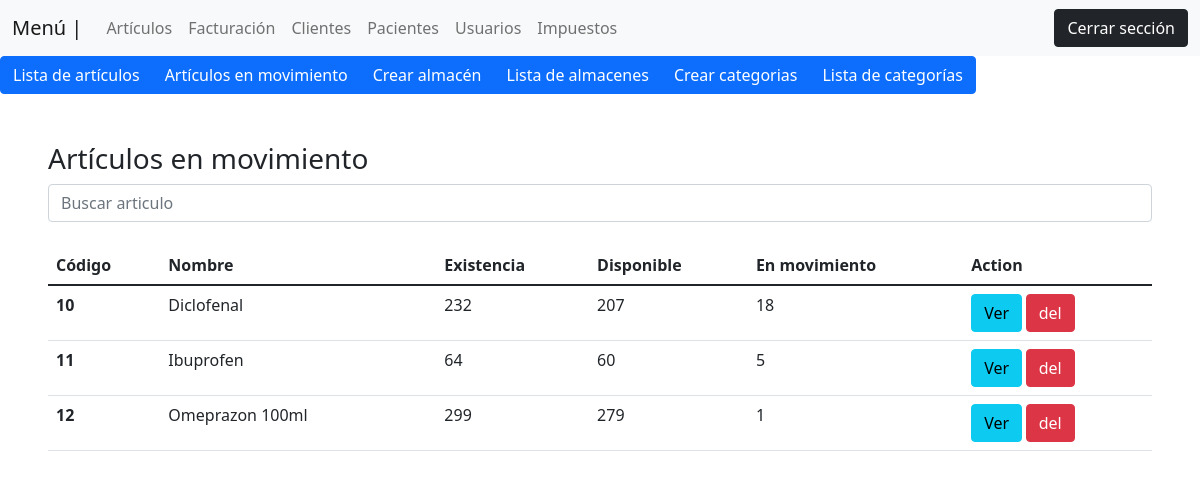
Page /views/articulos_en_movimiento.php (signed in) on the committed database.
### tables this page shows
CREATE TABLE `articulos` (
  `id` int(11) NOT NULL,
  `nombre` varchar(100) NOT NULL,
  `descripcion` text DEFAULT NULL,
  `existencia` float NOT NULL DEFAULT 0,
  `stock` float NOT NULL DEFAULT 0,
  `cantidad_disponible` float NOT NULL DEFAULT 0,
  `cantidad_en_movimiento` int(7) NOT NULL DEFAULT 0,
  `almacen` int(2) DEFAULT NULL,
  `fcc` varchar(100) DEFAULT NULL,
  `fcv` varchar(100) NOT NULL,
  `status` varchar(10) NOT NULL DEFAULT 'Activo',
  `categoria` varchar(100) DEFAULT NULL,
  `precio_compra` float DEFAULT NULL,
  `precio_venta` float NOT NULL,
  `codigo_impuesto` int(2) DEFAULT NULL,
  `casa_productora` varchar(100) DEFAULT NULL,
  `fecha_creacion` timestamp NOT NULL DEFAULT current_timestamp() ON UPDATE current_timestamp(),
  `creado_por` varchar(100) DEFAULT NULL,
  `fecha_modificacion` date DEFAULT NULL,
  `modificado_por` varchar(100) DEFAULT NULL,
  `fecha_borrado` date DEFAULT NULL,
  `borrado_por` varchar(100) DEFAULT NULL
);

### views/articulos_en_movimiento.php (the view, shortened to what this page needs)
<?php
 include('plantilla/menu_top.php');
 include('plantilla/menu_articulos.php');
 include('../backend/control/cone.php');
    $consulta_all = "SELECT nombre, stock, existencia, id, cantidad_disponible,cantidad_en_movimiento, fcv from articulos where cantidad_en_movimiento <> 0 and status = 'Activo' and borrado_por is null and fecha_borrado is null";
    $query_all = $conexion->query($consulta_all);
?>
<div class="p-5">
  <h3>Artículos en movimiento</h3>
        <div class="col-md-12">
            <input type="text" class="form-control" name="" id="busqueda" placeholder="Buscar articulo"><br>
            <div id="table_init">
              <table class="table">
                <thead>
                  <tr>
                    <th scope="col">Código</th>
                    <th scope="col" width="25%">Nombre</th>
                    <th scope="col">Existencia</th>
                    <th scope="col">Disponible</th>
                    <th scope="col">En movimiento</th>
                    <th scope="col">Action</th>
                  </tr>
                </thead>
                <tbody>
                <?php
                  while($articulo = $query_all->fetch_assoc()){
                ?>
                  <tr>
                    <th scope="row"><?php echo $articulo["id"] ?></th>
                    <td><?php echo $articulo["nombre"] ?></td>
                    <td><?php echo $articulo["existencia"] ?></td>
                    <td><?php echo $articulo["cantidad_disponible"] ?></td>
                    <td><?php echo $articulo["cantidad_en_movimiento"] ?></td>
                    <td>
                      <small>
                        <a href="ver_articulos.php?id=<?php echo $articulo["id"] ?>" class="btn btn-info">Ver</a>
                        <a class= "btn btn-danger" data-toggle="modal" data-target="#exampleModal<?php echo $articulo["id"] ?>">del</a>
                      </small>
                    </td>
                  </tr>
                    <?php
                    }
                  ?>
                </tbody>
              </table>
            </div>
          </div>
        </div>

### rows in the picture
articulos: id "10", nombre "Diclofenal", existencia "232", cantidad_disponible "207", cantidad_en_movimiento "18"
articulos: id "11", nombre "Ibuprofen", existencia "64", cantidad_disponible "60", cantidad_en_movimiento "5"
articulos: id "12", nombre "Omeprazon 100ml", existencia "299", cantidad_disponible "279", cantidad_en_movimiento "1"
